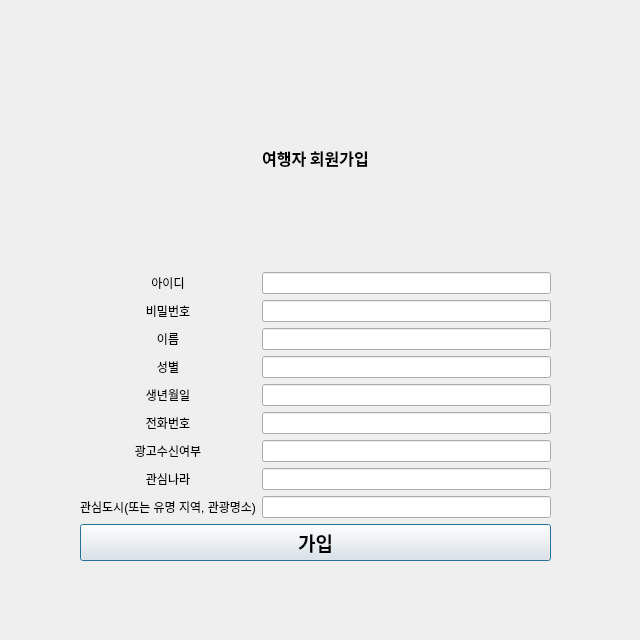
<?xml version="1.0" encoding="UTF-8"?>
<ui version="4.0">
 <class>GeneralMember</class>
 <widget class="QDialog" name="GeneralMember">
  <property name="geometry">
   <rect>
    <x>0</x>
    <y>0</y>
    <width>640</width>
    <height>640</height>
   </rect>
  </property>
  <property name="windowTitle">
   <string>Dialog</string>
  </property>
  <widget class="QWidget" name="layoutWidget">
   <property name="geometry">
    <rect>
     <x>80</x>
     <y>50</y>
     <width>471</width>
     <height>511</height>
    </rect>
   </property>
   <layout class="QVBoxLayout" name="verticalLayout_3">
    <item>
     <widget class="QLabel" name="label">
      <property name="font">
       <font>
        <family>Agency FB</family>
        <pointsize>12</pointsize>
        <weight>75</weight>
        <bold>true</bold>
       </font>
      </property>
      <property name="text">
       <string>여행자 회원가입</string>
      </property>
      <property name="alignment">
       <set>Qt::AlignCenter</set>
      </property>
     </widget>
    </item>
    <item>
     <layout class="QHBoxLayout" name="horizontalLayout">
      <item>
       <layout class="QVBoxLayout" name="verticalLayout">
        <item>
         <widget class="QLabel" name="label_2">
          <property name="text">
           <string>아이디</string>
          </property>
          <property name="alignment">
           <set>Qt::AlignCenter</set>
          </property>
         </widget>
        </item>
        <item>
         <widget class="QLabel" name="label_3">
          <property name="text">
           <string>비밀번호</string>
          </property>
          <property name="alignment">
           <set>Qt::AlignCenter</set>
          </property>
         </widget>
        </item>
        <item>
         <widget class="QLabel" name="label_4">
          <property name="text">
           <string>이름</string>
          </property>
          <property name="alignment">
           <set>Qt::AlignCenter</set>
          </property>
         </widget>
        </item>
        <item>
         <widget class="QLabel" name="label_5">
          <property name="text">
           <string>성별</string>
          </property>
          <property name="alignment">
           <set>Qt::AlignCenter</set>
          </property>
         </widget>
        </item>
        <item>
         <widget class="QLabel" name="label_6">
          <property name="text">
           <string>생년월일</string>
          </property>
          <property name="alignment">
           <set>Qt::AlignCenter</set>
          </property>
         </widget>
        </item>
        <item>
         <widget class="QLabel" name="label_7">
          <property name="text">
           <string>전화번호</string>
          </property>
          <property name="alignment">
           <set>Qt::AlignCenter</set>
          </property>
         </widget>
        </item>
        <item>
         <widget class="QLabel" name="label_8">
          <property name="text">
           <string>광고수신여부</string>
          </property>
          <property name="alignment">
           <set>Qt::AlignCenter</set>
          </property>
         </widget>
        </item>
        <item>
         <widget class="QLabel" name="label_9">
          <property name="text">
           <string>관심나라</string>
          </property>
          <property name="alignment">
           <set>Qt::AlignCenter</set>
          </property>
         </widget>
        </item>
        <item>
         <widget class="QLabel" name="label_11">
          <property name="text">
           <string>관심도시(또는 유명 지역, 관광명소)</string>
          </property>
          <property name="alignment">
           <set>Qt::AlignCenter</set>
          </property>
         </widget>
        </item>
       </layout>
      </item>
      <item>
       <layout class="QVBoxLayout" name="verticalLayout_2">
        <item>
         <widget class="QLineEdit" name="lineEdit"/>
        </item>
        <item>
         <widget class="QLineEdit" name="lineEdit_2"/>
        </item>
        <item>
         <widget class="QLineEdit" name="lineEdit_3"/>
        </item>
        <item>
         <widget class="QLineEdit" name="lineEdit_4"/>
        </item>
        <item>
         <widget class="QLineEdit" name="lineEdit_5"/>
        </item>
        <item>
         <widget class="QLineEdit" name="lineEdit_6"/>
        </item>
        <item>
         <widget class="QLineEdit" name="lineEdit_7"/>
        </item>
        <item>
         <widget class="QLineEdit" name="lineEdit_8"/>
        </item>
        <item>
         <widget class="QLineEdit" name="lineEdit_9"/>
        </item>
       </layout>
      </item>
     </layout>
    </item>
    <item>
     <widget class="QPushButton" name="pushButton">
      <property name="font">
       <font>
        <family>Agency FB</family>
        <pointsize>14</pointsize>
        <weight>75</weight>
        <bold>true</bold>
       </font>
      </property>
      <property name="text">
       <string>가입</string>
      </property>
     </widget>
    </item>
   </layout>
  </widget>
  <widget class="QLabel" name="label_10">
   <property name="geometry">
    <rect>
     <x>105</x>
     <y>580</y>
     <width>441</width>
     <height>31</height>
    </rect>
   </property>
   <property name="text">
    <string/>
   </property>
   <property name="alignment">
    <set>Qt::AlignCenter</set>
   </property>
  </widget>
 </widget>
 <resources/>
 <connections/>
</ui>
